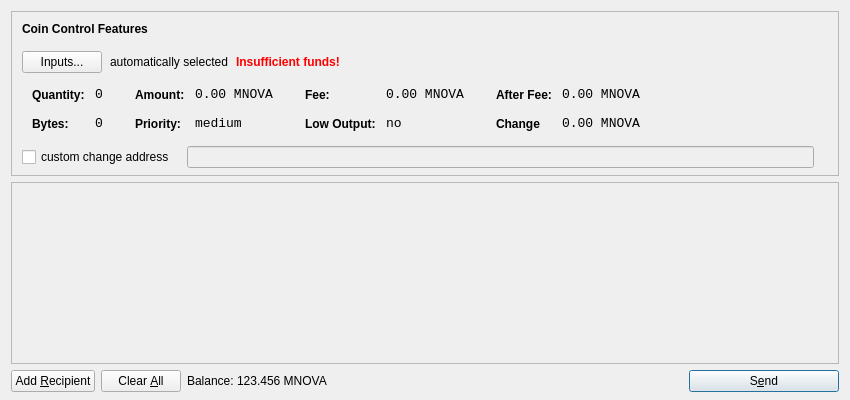
<?xml version="1.0" encoding="UTF-8"?>
<ui version="4.0">
 <class>SendCoinsDialog</class>
 <widget class="QDialog" name="SendCoinsDialog">
  <property name="geometry">
   <rect>
    <x>0</x>
    <y>0</y>
    <width>850</width>
    <height>400</height>
   </rect>
  </property>
  <property name="windowTitle">
   <string>Send Coins</string>
  </property>
  <layout class="QVBoxLayout" name="verticalLayout" stretch="0,1,0">
   <property name="bottomMargin">
    <number>8</number>
   </property>
   <item>
    <widget class="QFrame" name="frameCoinControl">
     <property name="sizePolicy">
      <sizepolicy hsizetype="Expanding" vsizetype="Expanding">
       <horstretch>0</horstretch>
       <verstretch>0</verstretch>
      </sizepolicy>
     </property>
     <property name="maximumSize">
      <size>
       <width>16777215</width>
       <height>16777215</height>
      </size>
     </property>
     <property name="frameShape">
      <enum>QFrame::StyledPanel</enum>
     </property>
     <property name="frameShadow">
      <enum>QFrame::Sunken</enum>
     </property>
     <layout class="QVBoxLayout" name="verticalLayoutCoinControl2">
      <property name="spacing">
       <number>-1</number>
      </property>
      <property name="leftMargin">
       <number>0</number>
      </property>
      <property name="topMargin">
       <number>0</number>
      </property>
      <property name="rightMargin">
       <number>0</number>
      </property>
      <property name="bottomMargin">
       <number>6</number>
      </property>
      <item>
       <layout class="QVBoxLayout" name="verticalLayoutCoinControl" stretch="0,0,0,0,1">
        <property name="spacing">
         <number>0</number>
        </property>
        <property name="leftMargin">
         <number>10</number>
        </property>
        <property name="topMargin">
         <number>10</number>
        </property>
        <item>
         <layout class="QHBoxLayout" name="horizontalLayoutCoinControl1">
          <property name="bottomMargin">
           <number>15</number>
          </property>
          <item>
           <widget class="QLabel" name="labelCoinControlFeatures">
            <property name="sizePolicy">
             <sizepolicy hsizetype="Preferred" vsizetype="Maximum">
              <horstretch>0</horstretch>
              <verstretch>0</verstretch>
             </sizepolicy>
            </property>
            <property name="font">
             <font>
              <weight>75</weight>
              <bold>true</bold>
             </font>
            </property>
            <property name="styleSheet">
             <string notr="true">font-weight:bold;</string>
            </property>
            <property name="text">
             <string>Coin Control Features</string>
            </property>
           </widget>
          </item>
         </layout>
        </item>
        <item>
         <layout class="QHBoxLayout" name="horizontalLayoutCoinControl2" stretch="0,0,0,0">
          <property name="spacing">
           <number>8</number>
          </property>
          <property name="bottomMargin">
           <number>10</number>
          </property>
          <item>
           <widget class="QPushButton" name="pushButtonCoinControl">
            <property name="styleSheet">
             <string notr="true"/>
            </property>
            <property name="text">
             <string>Inputs...</string>
            </property>
           </widget>
          </item>
          <item>
           <widget class="QLabel" name="labelCoinControlAutomaticallySelected">
            <property name="text">
             <string>automatically selected</string>
            </property>
            <property name="margin">
             <number>5</number>
            </property>
           </widget>
          </item>
          <item>
           <widget class="QLabel" name="labelCoinControlInsuffFunds">
            <property name="font">
             <font>
              <weight>75</weight>
              <bold>true</bold>
             </font>
            </property>
            <property name="styleSheet">
             <string notr="true">color:red;font-weight:bold;</string>
            </property>
            <property name="text">
             <string>Insufficient funds!</string>
            </property>
            <property name="margin">
             <number>5</number>
            </property>
           </widget>
          </item>
          <item>
           <spacer name="horizontalSpacerCoinControl">
            <property name="orientation">
             <enum>Qt::Horizontal</enum>
            </property>
            <property name="sizeHint" stdset="0">
             <size>
              <width>40</width>
              <height>1</height>
             </size>
            </property>
           </spacer>
          </item>
         </layout>
        </item>
        <item>
         <widget class="QWidget" name="widgetCoinControl" native="true">
          <property name="sizePolicy">
           <sizepolicy hsizetype="Preferred" vsizetype="Preferred">
            <horstretch>0</horstretch>
            <verstretch>0</verstretch>
           </sizepolicy>
          </property>
          <property name="minimumSize">
           <size>
            <width>0</width>
            <height>0</height>
           </size>
          </property>
          <property name="styleSheet">
           <string notr="true"/>
          </property>
          <layout class="QHBoxLayout" name="horizontalLayoutCoinControl5">
           <property name="margin">
            <number>0</number>
           </property>
           <item>
            <layout class="QHBoxLayout" name="horizontalLayoutCoinControl3" stretch="0,0,0,1">
             <property name="spacing">
              <number>20</number>
             </property>
             <property name="topMargin">
              <number>0</number>
             </property>
             <property name="bottomMargin">
              <number>10</number>
             </property>
             <item>
              <layout class="QFormLayout" name="formLayoutCoinControl1">
               <property name="horizontalSpacing">
                <number>10</number>
               </property>
               <property name="verticalSpacing">
                <number>14</number>
               </property>
               <property name="leftMargin">
                <number>10</number>
               </property>
               <property name="topMargin">
                <number>4</number>
               </property>
               <property name="rightMargin">
                <number>6</number>
               </property>
               <item row="0" column="0">
                <widget class="QLabel" name="labelCoinControlQuantityText">
                 <property name="styleSheet">
                  <string notr="true">font-weight:bold;</string>
                 </property>
                 <property name="text">
                  <string>Quantity:</string>
                 </property>
                 <property name="margin">
                  <number>0</number>
                 </property>
                </widget>
               </item>
               <item row="0" column="1">
                <widget class="QLabel" name="labelCoinControlQuantity">
                 <property name="font">
                  <font>
                   <family>Monospace</family>
                   <pointsize>10</pointsize>
                  </font>
                 </property>
                 <property name="cursor">
                  <cursorShape>IBeamCursor</cursorShape>
                 </property>
                 <property name="contextMenuPolicy">
                  <enum>Qt::ActionsContextMenu</enum>
                 </property>
                 <property name="text">
                  <string>0</string>
                 </property>
                 <property name="margin">
                  <number>0</number>
                 </property>
                 <property name="textInteractionFlags">
                  <set>Qt::LinksAccessibleByMouse|Qt::TextSelectableByKeyboard|Qt::TextSelectableByMouse</set>
                 </property>
                </widget>
               </item>
               <item row="1" column="0">
                <widget class="QLabel" name="labelCoinControlBytesText">
                 <property name="styleSheet">
                  <string notr="true">font-weight:bold;</string>
                 </property>
                 <property name="text">
                  <string>Bytes:</string>
                 </property>
                </widget>
               </item>
               <item row="1" column="1">
                <widget class="QLabel" name="labelCoinControlBytes">
                 <property name="font">
                  <font>
                   <family>Monospace</family>
                   <pointsize>10</pointsize>
                  </font>
                 </property>
                 <property name="cursor">
                  <cursorShape>IBeamCursor</cursorShape>
                 </property>
                 <property name="contextMenuPolicy">
                  <enum>Qt::ActionsContextMenu</enum>
                 </property>
                 <property name="text">
                  <string>0</string>
                 </property>
                 <property name="textInteractionFlags">
                  <set>Qt::LinksAccessibleByMouse|Qt::TextSelectableByKeyboard|Qt::TextSelectableByMouse</set>
                 </property>
                </widget>
               </item>
              </layout>
             </item>
             <item>
              <layout class="QFormLayout" name="formLayoutCoinControl2">
               <property name="horizontalSpacing">
                <number>10</number>
               </property>
               <property name="verticalSpacing">
                <number>14</number>
               </property>
               <property name="leftMargin">
                <number>6</number>
               </property>
               <property name="topMargin">
                <number>4</number>
               </property>
               <property name="rightMargin">
                <number>6</number>
               </property>
               <item row="0" column="0">
                <widget class="QLabel" name="labelCoinControlAmountText">
                 <property name="styleSheet">
                  <string notr="true">font-weight:bold;</string>
                 </property>
                 <property name="text">
                  <string>Amount:</string>
                 </property>
                 <property name="margin">
                  <number>0</number>
                 </property>
                </widget>
               </item>
               <item row="0" column="1">
                <widget class="QLabel" name="labelCoinControlAmount">
                 <property name="font">
                  <font>
                   <family>Monospace</family>
                   <pointsize>10</pointsize>
                  </font>
                 </property>
                 <property name="cursor">
                  <cursorShape>IBeamCursor</cursorShape>
                 </property>
                 <property name="contextMenuPolicy">
                  <enum>Qt::ActionsContextMenu</enum>
                 </property>
                 <property name="text">
                  <string>0.00 MNOVA</string>
                 </property>
                 <property name="textInteractionFlags">
                  <set>Qt::LinksAccessibleByMouse|Qt::TextSelectableByKeyboard|Qt::TextSelectableByMouse</set>
                 </property>
                </widget>
               </item>
               <item row="1" column="0">
                <widget class="QLabel" name="labelCoinControlPriorityText">
                 <property name="styleSheet">
                  <string notr="true">font-weight:bold;</string>
                 </property>
                 <property name="text">
                  <string>Priority:</string>
                 </property>
                </widget>
               </item>
               <item row="1" column="1">
                <widget class="QLabel" name="labelCoinControlPriority">
                 <property name="font">
                  <font>
                   <family>Monospace</family>
                   <pointsize>10</pointsize>
                  </font>
                 </property>
                 <property name="cursor">
                  <cursorShape>IBeamCursor</cursorShape>
                 </property>
                 <property name="contextMenuPolicy">
                  <enum>Qt::ActionsContextMenu</enum>
                 </property>
                 <property name="text">
                  <string>medium</string>
                 </property>
                 <property name="textInteractionFlags">
                  <set>Qt::LinksAccessibleByMouse|Qt::TextSelectableByKeyboard|Qt::TextSelectableByMouse</set>
                 </property>
                </widget>
               </item>
              </layout>
             </item>
             <item>
              <layout class="QFormLayout" name="formLayoutCoinControl3">
               <property name="horizontalSpacing">
                <number>10</number>
               </property>
               <property name="verticalSpacing">
                <number>14</number>
               </property>
               <property name="leftMargin">
                <number>6</number>
               </property>
               <property name="topMargin">
                <number>4</number>
               </property>
               <property name="rightMargin">
                <number>6</number>
               </property>
               <item row="0" column="0">
                <widget class="QLabel" name="labelCoinControlFeeText">
                 <property name="styleSheet">
                  <string notr="true">font-weight:bold;</string>
                 </property>
                 <property name="text">
                  <string>Fee:</string>
                 </property>
                 <property name="margin">
                  <number>0</number>
                 </property>
                </widget>
               </item>
               <item row="0" column="1">
                <widget class="QLabel" name="labelCoinControlFee">
                 <property name="font">
                  <font>
                   <family>Monospace</family>
                   <pointsize>10</pointsize>
                  </font>
                 </property>
                 <property name="cursor">
                  <cursorShape>IBeamCursor</cursorShape>
                 </property>
                 <property name="contextMenuPolicy">
                  <enum>Qt::ActionsContextMenu</enum>
                 </property>
                 <property name="text">
                  <string>0.00 MNOVA</string>
                 </property>
                 <property name="textInteractionFlags">
                  <set>Qt::LinksAccessibleByMouse|Qt::TextSelectableByKeyboard|Qt::TextSelectableByMouse</set>
                 </property>
                </widget>
               </item>
               <item row="1" column="0">
                <widget class="QLabel" name="labelCoinControlLowOutputText">
                 <property name="styleSheet">
                  <string notr="true">font-weight:bold;</string>
                 </property>
                 <property name="text">
                  <string>Low Output:</string>
                 </property>
                </widget>
               </item>
               <item row="1" column="1">
                <widget class="QLabel" name="labelCoinControlLowOutput">
                 <property name="font">
                  <font>
                   <family>Monospace</family>
                   <pointsize>10</pointsize>
                  </font>
                 </property>
                 <property name="cursor">
                  <cursorShape>IBeamCursor</cursorShape>
                 </property>
                 <property name="contextMenuPolicy">
                  <enum>Qt::ActionsContextMenu</enum>
                 </property>
                 <property name="text">
                  <string>no</string>
                 </property>
                 <property name="textInteractionFlags">
                  <set>Qt::LinksAccessibleByMouse|Qt::TextSelectableByKeyboard|Qt::TextSelectableByMouse</set>
                 </property>
                </widget>
               </item>
              </layout>
             </item>
             <item>
              <layout class="QFormLayout" name="formLayoutCoinControl4">
               <property name="horizontalSpacing">
                <number>10</number>
               </property>
               <property name="verticalSpacing">
                <number>14</number>
               </property>
               <property name="leftMargin">
                <number>6</number>
               </property>
               <property name="topMargin">
                <number>4</number>
               </property>
               <property name="rightMargin">
                <number>6</number>
               </property>
               <item row="0" column="0">
                <widget class="QLabel" name="labelCoinControlAfterFeeText">
                 <property name="styleSheet">
                  <string notr="true">font-weight:bold;</string>
                 </property>
                 <property name="text">
                  <string>After Fee:</string>
                 </property>
                 <property name="margin">
                  <number>0</number>
                 </property>
                </widget>
               </item>
               <item row="0" column="1">
                <widget class="QLabel" name="labelCoinControlAfterFee">
                 <property name="font">
                  <font>
                   <family>Monospace</family>
                   <pointsize>10</pointsize>
                  </font>
                 </property>
                 <property name="cursor">
                  <cursorShape>IBeamCursor</cursorShape>
                 </property>
                 <property name="contextMenuPolicy">
                  <enum>Qt::ActionsContextMenu</enum>
                 </property>
                 <property name="text">
                  <string>0.00 MNOVA</string>
                 </property>
                 <property name="textInteractionFlags">
                  <set>Qt::LinksAccessibleByMouse|Qt::TextSelectableByKeyboard|Qt::TextSelectableByMouse</set>
                 </property>
                </widget>
               </item>
               <item row="1" column="0">
                <widget class="QLabel" name="labelCoinControlChangeText">
                 <property name="styleSheet">
                  <string notr="true">font-weight:bold;</string>
                 </property>
                 <property name="text">
                  <string>Change</string>
                 </property>
                </widget>
               </item>
               <item row="1" column="1">
                <widget class="QLabel" name="labelCoinControlChange">
                 <property name="font">
                  <font>
                   <family>Monospace</family>
                   <pointsize>10</pointsize>
                  </font>
                 </property>
                 <property name="cursor">
                  <cursorShape>IBeamCursor</cursorShape>
                 </property>
                 <property name="contextMenuPolicy">
                  <enum>Qt::ActionsContextMenu</enum>
                 </property>
                 <property name="text">
                  <string>0.00 MNOVA</string>
                 </property>
                 <property name="textInteractionFlags">
                  <set>Qt::LinksAccessibleByMouse|Qt::TextSelectableByKeyboard|Qt::TextSelectableByMouse</set>
                 </property>
                </widget>
               </item>
              </layout>
             </item>
            </layout>
           </item>
          </layout>
         </widget>
        </item>
        <item>
         <layout class="QHBoxLayout" name="horizontalLayoutCoinControl4" stretch="0,0,0">
          <property name="spacing">
           <number>12</number>
          </property>
          <property name="sizeConstraint">
           <enum>QLayout::SetDefaultConstraint</enum>
          </property>
          <property name="topMargin">
           <number>5</number>
          </property>
          <property name="rightMargin">
           <number>5</number>
          </property>
          <item>
           <widget class="QCheckBox" name="checkBoxCoinControlChange">
            <property name="text">
             <string>custom change address</string>
            </property>
           </widget>
          </item>
          <item>
           <widget class="QLineEdit" name="lineEditCoinControlChange">
            <property name="enabled">
             <bool>false</bool>
            </property>
            <property name="sizePolicy">
             <sizepolicy hsizetype="Expanding" vsizetype="Fixed">
              <horstretch>0</horstretch>
              <verstretch>0</verstretch>
             </sizepolicy>
            </property>
           </widget>
          </item>
          <item>
           <widget class="QLabel" name="labelCoinControlChangeLabel">
            <property name="sizePolicy">
             <sizepolicy hsizetype="Preferred" vsizetype="Expanding">
              <horstretch>0</horstretch>
              <verstretch>0</verstretch>
             </sizepolicy>
            </property>
            <property name="minimumSize">
             <size>
              <width>0</width>
              <height>0</height>
             </size>
            </property>
            <property name="text">
             <string/>
            </property>
            <property name="margin">
             <number>3</number>
            </property>
           </widget>
          </item>
         </layout>
        </item>
        <item>
         <spacer name="verticalSpacerCoinControl">
          <property name="orientation">
           <enum>Qt::Vertical</enum>
          </property>
          <property name="sizeHint" stdset="0">
           <size>
            <width>800</width>
            <height>1</height>
           </size>
          </property>
         </spacer>
        </item>
       </layout>
      </item>
     </layout>
    </widget>
   </item>
   <item>
    <widget class="QScrollArea" name="scrollArea">
     <property name="widgetResizable">
      <bool>true</bool>
     </property>
     <widget class="QWidget" name="scrollAreaWidgetContents">
      <property name="geometry">
       <rect>
        <x>0</x>
        <y>0</y>
        <width>830</width>
        <height>165</height>
       </rect>
      </property>
      <layout class="QVBoxLayout" name="verticalLayout_2">
       <property name="margin">
        <number>0</number>
       </property>
       <item>
        <layout class="QVBoxLayout" name="entries">
         <property name="spacing">
          <number>6</number>
         </property>
        </layout>
       </item>
       <item>
        <spacer name="verticalSpacer">
         <property name="orientation">
          <enum>Qt::Vertical</enum>
         </property>
         <property name="sizeHint" stdset="0">
          <size>
           <width>20</width>
           <height>40</height>
          </size>
         </property>
        </spacer>
       </item>
      </layout>
     </widget>
    </widget>
   </item>
   <item>
    <layout class="QHBoxLayout" name="horizontalLayout">
     <item>
      <widget class="QPushButton" name="addButton">
       <property name="toolTip">
        <string>Send to multiple recipients at once</string>
       </property>
       <property name="text">
        <string>Add &amp;Recipient</string>
       </property>
       <property name="icon">
        <iconset resource="../bitcoin.qrc">
         <normaloff>:/icons/add</normaloff>:/icons/add</iconset>
       </property>
       <property name="autoDefault">
        <bool>false</bool>
       </property>
      </widget>
     </item>
     <item>
      <widget class="QPushButton" name="clearButton">
       <property name="sizePolicy">
        <sizepolicy hsizetype="Minimum" vsizetype="Fixed">
         <horstretch>0</horstretch>
         <verstretch>0</verstretch>
        </sizepolicy>
       </property>
       <property name="toolTip">
        <string>Remove all transaction fields</string>
       </property>
       <property name="text">
        <string>Clear &amp;All</string>
       </property>
       <property name="icon">
        <iconset resource="../bitcoin.qrc">
         <normaloff>:/icons/remove</normaloff>:/icons/remove</iconset>
       </property>
       <property name="autoRepeatDelay">
        <number>300</number>
       </property>
       <property name="autoDefault">
        <bool>false</bool>
       </property>
      </widget>
     </item>
     <item>
      <layout class="QHBoxLayout" name="horizontalLayout_2">
       <property name="spacing">
        <number>3</number>
       </property>
       <item>
        <widget class="QLabel" name="label">
         <property name="sizePolicy">
          <sizepolicy hsizetype="Preferred" vsizetype="Fixed">
           <horstretch>0</horstretch>
           <verstretch>0</verstretch>
          </sizepolicy>
         </property>
         <property name="text">
          <string>Balance:</string>
         </property>
        </widget>
       </item>
       <item>
        <widget class="QLabel" name="labelBalance">
         <property name="sizePolicy">
          <sizepolicy hsizetype="Preferred" vsizetype="Fixed">
           <horstretch>0</horstretch>
           <verstretch>0</verstretch>
          </sizepolicy>
         </property>
         <property name="cursor">
          <cursorShape>IBeamCursor</cursorShape>
         </property>
         <property name="text">
          <string>123.456 MNOVA</string>
         </property>
         <property name="textInteractionFlags">
          <set>Qt::LinksAccessibleByMouse|Qt::TextSelectableByKeyboard|Qt::TextSelectableByMouse</set>
         </property>
        </widget>
       </item>
      </layout>
     </item>
     <item>
      <spacer name="horizontalSpacer">
       <property name="orientation">
        <enum>Qt::Horizontal</enum>
       </property>
       <property name="sizeHint" stdset="0">
        <size>
         <width>40</width>
         <height>20</height>
        </size>
       </property>
      </spacer>
     </item>
     <item>
      <widget class="QPushButton" name="sendButton">
       <property name="minimumSize">
        <size>
         <width>150</width>
         <height>0</height>
        </size>
       </property>
       <property name="toolTip">
        <string>Confirm the send action</string>
       </property>
       <property name="text">
        <string>S&amp;end</string>
       </property>
       <property name="icon">
        <iconset resource="../bitcoin.qrc">
         <normaloff>:/icons/send</normaloff>:/icons/send</iconset>
       </property>
       <property name="default">
        <bool>true</bool>
       </property>
      </widget>
     </item>
    </layout>
   </item>
  </layout>
 </widget>
 <resources>
  <include location="../bitcoin.qrc"/>
 </resources>
 <connections/>
</ui>
